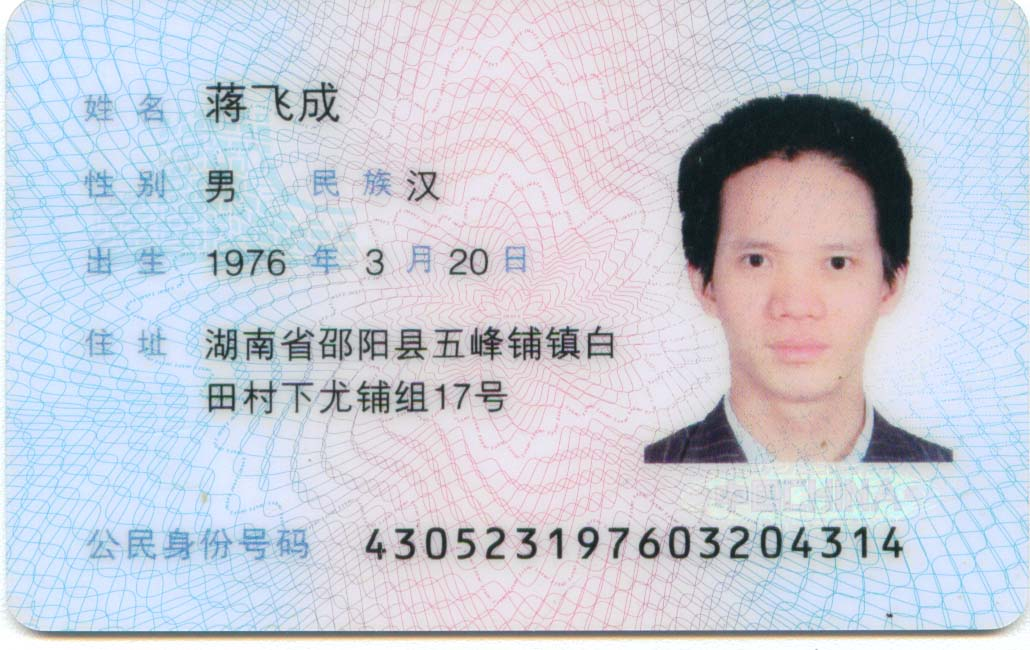
#> input picture images/2.jpg, 1030 x 650 px
$ python -i recognizeidcard.py   (imports and definitions only)   (older library calls are emulated)
#> lines starting #> are read from the running program, lines starting #| are printed output that depends on the picture
#> further down, picture is the input picture: shape (650, 1030, 3); mean B, G, R 216.3, 204.6, 200.2
# -*- coding: utf-8 -*-
import re

from PIL import Image
import cv2
import numpy as np
import pytesseract

# windows下需要修改pytesseract中的地址（不一定）
# pytesseract.pytesseract.tesseract_cmd = 'C:\\Program Files (x86)\\Tesseract-OCR\\tesseract.exe'
x = 1280.00 / 3840.00
pixel_x = int(x * 3840)


# print(x, pixel_x)

# mode1：识别所有信息
# [42 lines left out: function idcardocr, not called in this run]


# idcardocr里面resize以高度为依据, 用于get部分
def img_resize(imggray, dheight):
    # print 'dheight:%s' % dheight
    crop = imggray
    size = crop.get().shape
    height = size[0]
    width = size[1]
    width = width * dheight / height
    crop = cv2.resize(src=crop, dsize=(int(width), dheight), interpolation=cv2.INTER_CUBIC)
    return crop


# [113 lines left out: functions img_resize_gray, find_name, find_sex, find_nation, find_address, find_idnum and 1 more, not called in this run]


# psm model:
#  0    Orientation and script detection (OSD) only.
#  1    Automatic page segmentation with OSD.
#  2    Automatic page segmentation, but no OSD, or OCR.
#  3    Fully automatic page segmentation, but no OSD. (Default)
#  4    Assume a single column of text of variable sizes.
#  5    Assume a single uniform block of vertically aligned text.
#  6    Assume a single uniform block of text.
#  7    Treat the image as a single text line.
#  8    Treat the image as a single word.
#  9    Treat the image as a single word in a circle.
#  10    Treat the image as a single character.
#  11    Sparse text. Find as much text as possible in no particular order.
#  12    Sparse text with OSD.
#  13    Raw line. Treat the image as a single text line,
# 			bypassing hacks that are Tesseract-specific

def get_name(img):
    """
    从获得的感兴趣区图片做识别，下面的识别性别、地址、身份证号类似
    1.准备工作：二值化
    2.匹配
    """
    #    cv2.imshow("method3", img)
    #    cv2.waitKey()
    # print('name')

    # 拆分色彩通道成红色单通道准备做二值化操作
    _, _, red = cv2.split(img)  # split 会自动将UMat转换回Mat
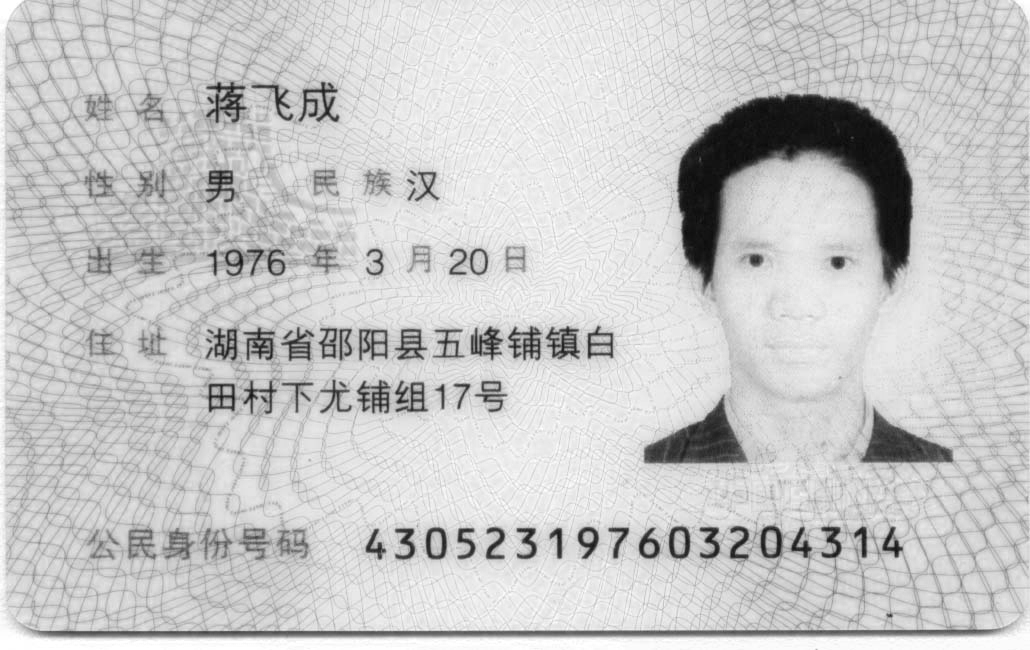
#> red: shape (650, 1030); min 8, max 255, mean 200.2
    red = cv2.UMat(red) # OpenGL加速
    red = hist_equal(red) # 直方图拉伸，做灰度变换

    # 自适应阈值二值化
    # 自适应阈值二值化函数根据图片一小块区域的值来计算对应区域的阈值，从而得到也许更为合适的图片。
    red = cv2.adaptiveThreshold(red, 255, cv2.ADAPTIVE_THRESH_MEAN_C, cv2.THRESH_BINARY, 151, 50)
    #    red = cv2.medianBlur(red, 3)
    red = img_resize(red, 150)
    img = img_resize(img, 150)
    # [5 lines of commented-out code are left out]
    return get_result_vary_length(red, 'chi_sim', img, '--psm 7')
    # return punc_filter(pytesseract.image_to_string(img, lang='chi_sim', config='-psm 13').replace(" ",""))


# [189 lines left out: functions get_sex, get_nation, get_address, get_idnum_and_birth, get_result_fix_length, get_result_vary_length and 1 more, not called in this run]


# 这里使用直方图拉伸，不是直方图均衡
# 直方图拉伸是灰度变换
# https://blog.csdn.net/qq_20823641/article/details/51956989
# T(r)=255*(r-a)/(b-a)
def hist_equal(img):
    # [5 lines of commented-out code are left out]
    image = img.get()  # UMat to Mat
    # result = cv2.equalizeHist(image)
    lut = np.zeros(256, dtype=image.dtype)  # 创建空的查找表
    # lut = np.zeros(256)
    hist = cv2.calcHist([image],  # 计算图像的直方图
                        [0],  # 使用的通道
                        None,  # 没有使用mask
                        [256],  # it is a 1D histogram
                        [0, 256])

    minBinNo, maxBinNo = 0, 255
    # 计算从左起第一个不为0的直方图柱的位置
    for binNo, binValue in enumerate(hist):
        if binValue != 0:
            minBinNo = binNo
            break
    # 计算从右起第一个不为0的直方图柱的位置
    for binNo, binValue in enumerate(reversed(hist)):
        if binValue != 0:
            maxBinNo = 255 - binNo
            break
    # print minBinNo, maxBinNo
    # 生成查找表
    for i, v in enumerate(lut):
        if i < minBinNo:
            lut[i] = 0
        elif i > maxBinNo:
            lut[i] = 255
        else:
            lut[i] = int(255.0 * (i - minBinNo) / (maxBinNo - minBinNo) + 0.5)
    # 计算,调用OpenCV cv2.LUT函数,参数 image --  输入图像，lut -- 查找表
    # print lut
    result = cv2.LUT(image, lut)
    # print type(result)
    # showimg(result)
    return cv2.UMat(result)

>>> import cv2
>>> picture = cv2.imread('images/2.jpg')
>>> result = get_name(picture)
#> (the run stopped early here; a loop or call above may not have finished)
